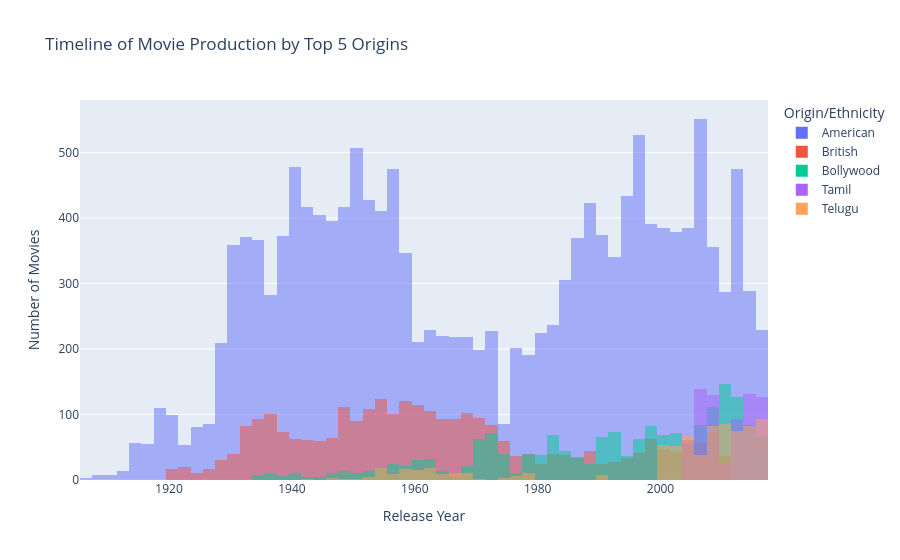

Notebook source saved alongside this figure:
### Markdown cell above
## TIME-BASED VISUALIZATIONS

### Code cell
#  Timeline of movie production by top origins

df_top_origins = wiki_movies[wiki_movies['Origin/Ethnicity'].isin(top_origins)]
fig_timeline = px.histogram(df_top_origins, x='Release Year', color='Origin/Ethnicity',
                           title='Timeline of Movie Production by Top 5 Origins',
                           barmode='overlay')
fig_timeline.update_layout(xaxis_title='Release Year', yaxis_title='Number of Movies')
fig_timeline.show()

### Figure 1 — Plotly figure (JSON) as saved in the notebook; plotly's stock layout.template omitted (floating-point values rounded to 4 significant figures; data arrays with more than 128 entries replaced by an {"elided": "..."} marker saying what was removed)
{"data": [{"alignmentgroup": "True", "bingroup": "x", "hovertemplate": "Origin/Ethnicity=American<br>Release Year=%{x}<br>count=%{y}<extra></extra>", "legendgroup": "American", "marker": {"color": "#636efa", "opacity": 0.5, "pattern": {"shape": ""}}, "name": "American", "offsetgroup": "American", "orientation": "v", "showlegend": true, "type": "histogram", "x": {"elided": "15768 int values"}, "xaxis": "x", "yaxis": "y"}, {"alignmentgroup": "True", "bingroup": "x", "hovertemplate": "Origin/Ethnicity=British<br>Release Year=%{x}<br>count=%{y}<extra></extra>", "legendgroup": "British", "marker": {"color": "#EF553B", "opacity": 0.5, "pattern": {"shape": ""}}, "name": "British", "offsetgroup": "British", "orientation": "v", "showlegend": true, "type": "histogram", "x": {"elided": "2900 int values"}, "xaxis": "x", "yaxis": "y"}, {"alignmentgroup": "True", "bingroup": "x", "hovertemplate": "Origin/Ethnicity=Bollywood<br>Release Year=%{x}<br>count=%{y}<extra></extra>", "legendgroup": "Bollywood", "marker": {"color": "#00cc96", "opacity": 0.5, "pattern": {"shape": ""}}, "name": "Bollywood", "offsetgroup": "Bollywood", "orientation": "v", "showlegend": true, "type": "histogram", "x": {"elided": "1820 int values"}, "xaxis": "x", "yaxis": "y"}, {"alignmentgroup": "True", "bingroup": "x", "hovertemplate": "Origin/Ethnicity=Tamil<br>Release Year=%{x}<br>count=%{y}<extra></extra>", "legendgroup": "Tamil", "marker": {"color": "#ab63fa", "opacity": 0.5, "pattern": {"shape": ""}}, "name": "Tamil", "offsetgroup": "Tamil", "orientation": "v", "showlegend": true, "type": "histogram", "x": {"elided": "699 int values"}, "xaxis": "x", "yaxis": "y"}, {"alignmentgroup": "True", "bingroup": "x", "hovertemplate": "Origin/Ethnicity=Telugu<br>Release Year=%{x}<br>count=%{y}<extra></extra>", "legendgroup": "Telugu", "marker": {"color": "#FFA15A", "opacity": 0.5, "pattern": {"shape": ""}}, "name": "Telugu", "offsetgroup": "Telugu", "orientation": "v", "showlegend": true, "type": "histogram", "x": {"elided": "784 int values"}, "xaxis": "x", "yaxis": "y"}], "layout": {"barmode": "overlay", "legend": {"title": {"text": "Origin/Ethnicity"}, "tracegroupgap": 0}, "title": {"text": "Timeline of Movie Production by Top 5 Origins"}, "xaxis": {"anchor": "y", "domain": [0, 1], "title": {"text": "Release Year"}}, "yaxis": {"anchor": "x", "domain": [0, 1], "title": {"text": "Number of Movies"}}}}
